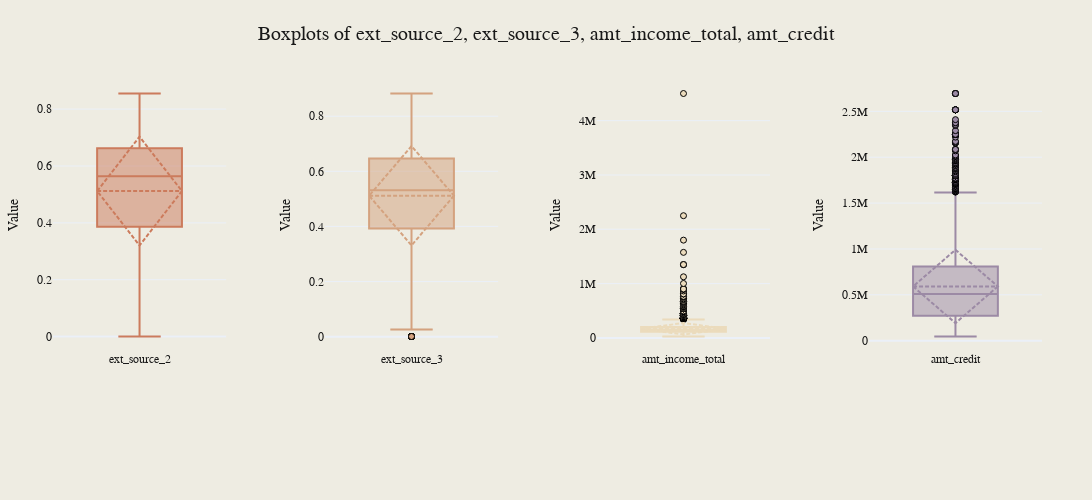

Notebook code cell kept with this figure:
### Markdown cell above
The plot reveals that anomalies constitute a small portion of the dataset, with both anomalous and non-anomalous cases predominantly associated with the negative target class (target = 0).

While non-anomalous data points show a slightly higher percentage of positive target outcomes (8.4%) compared to anomalous ones (4.6%), the presence of an anomaly does not appear to be a strong predictor of the target variable, suggesting that other features may be more influential in determining the target outcome.

Next, we can examine the box plots of our numerical features to further explore their distributions and identify any anomalies, complementing the insights gained from the histograms.

### Code cell
plot_combined_boxplots(
    pd_application_train,
    numerical_features_financial,
    save_path="../images/box_plots_numerical_features_financial.png",
)

### Figure 1 — Plotly figure (JSON) as saved in the notebook; plotly's stock layout.template omitted (floating-point values rounded to 4 significant figures; data arrays with more than 128 entries replaced by an {"elided": "..."} marker saying what was removed)
{"data": [{"boxmean": "sd", "marker": {"color": "#CC7B5C", "line": {"color": "#000000", "width": 1}}, "showlegend": false, "type": "box", "xaxis": "x", "y": {"elided": "10000 float values"}, "yaxis": "y"}, {"boxmean": "sd", "marker": {"color": "#D4A27F", "line": {"color": "#000000", "width": 1}}, "showlegend": false, "type": "box", "xaxis": "x2", "y": {"elided": "10000 float values"}, "yaxis": "y2"}, {"boxmean": "sd", "marker": {"color": "#EBDBBC", "line": {"color": "#000000", "width": 1}}, "showlegend": false, "type": "box", "xaxis": "x3", "y": {"elided": "10000 float values"}, "yaxis": "y3"}, {"boxmean": "sd", "marker": {"color": "#9C8AA5", "line": {"color": "#000000", "width": 1}}, "showlegend": false, "type": "box", "xaxis": "x4", "y": {"elided": "10000 float values"}, "yaxis": "y4"}], "layout": {"font": {"color": "#191919", "family": "Styrene A", "size": 12}, "height": 500, "margin": {"b": 150, "l": 50, "r": 50, "t": 80}, "paper_bgcolor": "#EEECE2", "plot_bgcolor": "#EEECE2", "showlegend": false, "title": {"font": {"color": "#191919", "family": "Styrene B", "size": 20}, "text": "Boxplots of ext_source_2, ext_source_3, amt_income_total, amt_credit", "x": 0.5}, "width": 1600, "xaxis": {"anchor": "y", "domain": [0, 0.175], "showticklabels": true, "tickfont": {"color": "#191919", "family": "Styrene A", "size": 12}, "ticktext": ["ext_source_2"], "tickvals": [0], "title": {"font": {"color": "#191919", "family": "Styrene A", "size": 14}}}, "xaxis2": {"anchor": "y2", "domain": [0.275, 0.45], "showticklabels": true, "tickfont": {"color": "#191919", "family": "Styrene A", "size": 12}, "ticktext": ["ext_source_3"], "tickvals": [0], "title": {"font": {"color": "#191919", "family": "Styrene A", "size": 14}}}, "xaxis3": {"anchor": "y3", "domain": [0.55, 0.725], "showticklabels": true, "tickfont": {"color": "#191919", "family": "Styrene A", "size": 12}, "ticktext": ["amt_income_total"], "tickvals": [0], "title": {"font": {"color": "#191919", "family": "Styrene A", "size": 14}}}, "xaxis4": {"anchor": "y4", "domain": [0.825, 1], "showticklabels": true, "tickfont": {"color": "#191919", "family": "Styrene A", "size": 12}, "ticktext": ["amt_credit"], "tickvals": [0], "title": {"font": {"color": "#191919", "family": "Styrene A", "size": 14}}}, "yaxis": {"anchor": "x", "domain": [0, 1], "tickfont": {"color": "#191919", "family": "Styrene A", "size": 12}, "title": {"font": {"color": "#191919", "family": "Styrene A", "size": 14}, "text": "Value"}}, "yaxis2": {"anchor": "x2", "domain": [0, 1], "tickfont": {"color": "#191919", "family": "Styrene A", "size": 12}, "title": {"font": {"color": "#191919", "family": "Styrene A", "size": 14}, "text": "Value"}}, "yaxis3": {"anchor": "x3", "domain": [0, 1], "tickfont": {"color": "#191919", "family": "Styrene A", "size": 12}, "title": {"font": {"color": "#191919", "family": "Styrene A", "size": 14}, "text": "Value"}}, "yaxis4": {"anchor": "x4", "domain": [0, 1], "tickfont": {"color": "#191919", "family": "Styrene A", "size": 12}, "title": {"font": {"color": "#191919", "family": "Styrene A", "size": 14}, "text": "Value"}}}}
